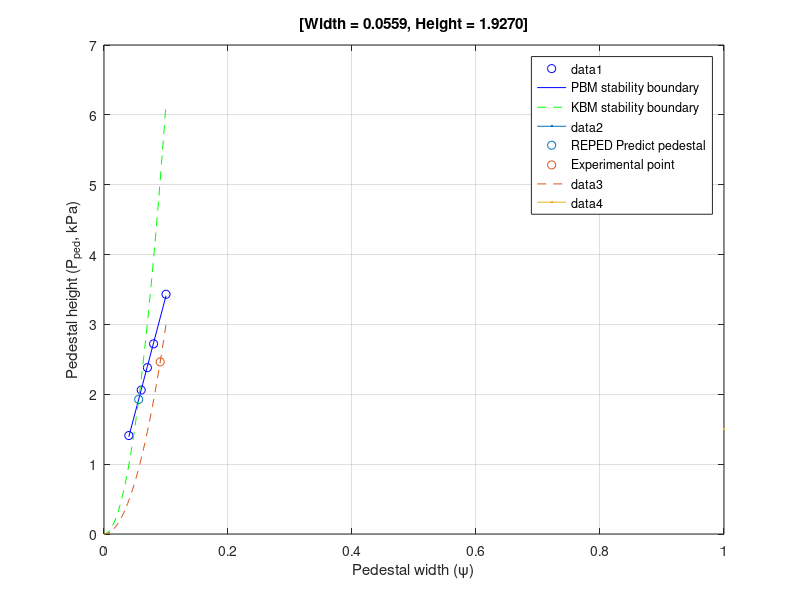

This figure's MATLAB source:
press = [1.40967, 2.06065, 2.38105, 2.72221, 3.43164];
width = [0.04, 0.06, 0.07, 0.08, 0.1];
pointx = 0.0559078216088097;
pointy = 1.92702046334115;

exp_pointx = 0.0906619;
exp_pointy = 2.46402;

%% PBM
x1 = width;
y1 = press;
p = polyfit(x1, y1, 1);
a = p(1);  % k
b = p(2);  % b

fprintf('拟合结果: y = %.4fx + %.4f\n', a, b);
y_fit = polyval(p, x1);

% stability points and stability boundary
figure();
plot(x1, y1, 'bo');
hold on;
plot(x1, y_fit, 'b-', 'DisplayName', 'PBM stability boundary');
legend;

grid on;
hold on;
%% KBM
cc = 0.12;
Ipp = 0.4090414e6;  % plasma current, in Ampere
polline = 3.4411625; % length of the poloidal perimeter of the plasma, in m
mu0 = 4.* 3.14159 * 1.e-7;
x2 = linspace(0, 0.1, 51);
betap_ped = (x2/cc).^2;
y2 = 0.5e-3 * betap_ped * mu0 * Ipp^2 / polline^2;

plot(x2, y2, 'g--', 'DisplayName', 'KBM stability boundary',LineWidth=1.5)
hold on;
%% solve
scatter(pointx, pointy, 'r*', 'DisplayName', 'REPED Predict pedestal')
xlabel('Pedestal width (\psi)');
ylabel('Pedestal height (P_{ped}, kPa)');
title_str = sprintf('[Width = %.4f, Height = %.4f]', pointx, pointy);
title(title_str);
%% experimental
scatter(exp_pointx, exp_pointy, 'red', 'DisplayName', 'Experimental point');
%% y3

F = @(cc3) 0.5e-3 * (exp_pointx/cc3)^2 * mu0 * Ipp^2 / polline^2 - exp_pointy;
cc3_initial_guess = 0.12;
cc3_solution = fzero(F, cc3_initial_guess);
fprintf('Solved cc3: %.6f\n', cc3_solution);

cc3 = cc3_solution;
betap_ped3 = (x2/cc3).^2;
y3 = 0.5e-3 * betap_ped3 * mu0 * Ipp^2 / polline^2;
plot(x2, y3, '--',LineWidth=1.5)
